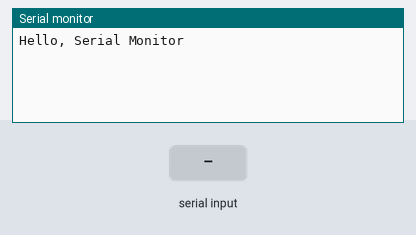
Recording of a sketch running on a simulated Arduino Uno, built with avr-gcc and run on an emulated ATmega328P. On the bench: the last lines printed to the serial monitor. The test bench sets the inputs (shaded band).

Above: at 1.2 s.
1.3 s: "1" received over the second serial link
At 2.5 s:
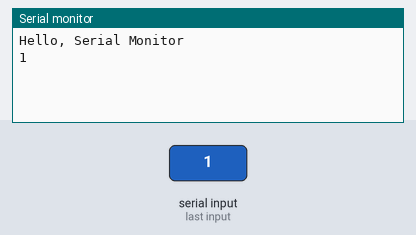
2.8 s: "0" received over the second serial link
At 3.8 s:
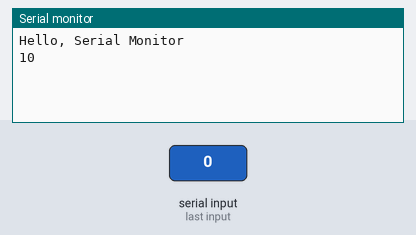

The sketch:

bluetooth.ino
```cpp
#include <SoftwareSerial.h>

SoftwareSerial mySerial(6, 5);

void setup() {
  Serial.begin(9600);
  Serial.println("Hello, Serial Monitor");

  // The data rate for the SoftwareSerial port needs to
  // match the data rate for your bluetooth board.
  mySerial.begin(9600);
  mySerial.println("Hello, Bluetooth");
}

void loop() {
  if (mySerial.available())
    Serial.write(mySerial.read());
  if (Serial.available())
    mySerial.write(Serial.read());
}
```

Measured:
- after the input at 1.3 s, the serial monitor: prints a new line at once (image 1)
- after the input at 2.8 s, the serial monitor: prints a new line at once (image 2)
